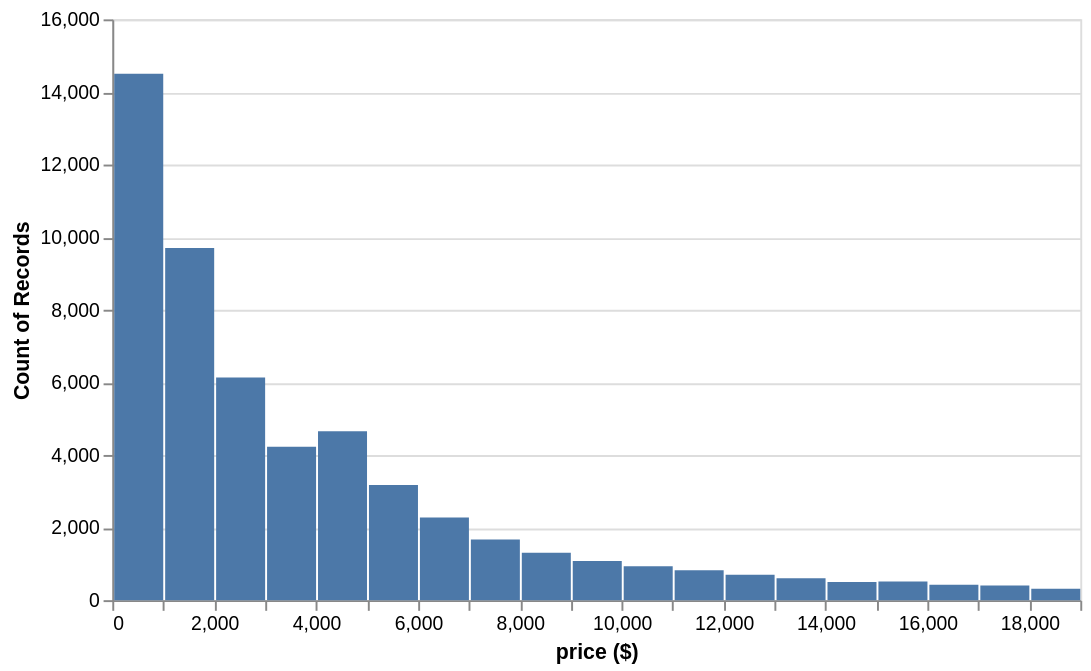

Here is the notebook cell this chart was saved with:
### Markdown cell above
Change the binwidth to $1000

### Code cell
alt.Chart(diamonds[['price']]).properties(width = 500,
                                          height = 300).mark_bar(tooltip=True).encode(
    x= alt.X('price:Q', bin=alt.Bin(step=1000), title='price ($)'),
    y= alt.Y('count()')
)

### Figure 1 — Vega-Lite specification as saved in the notebook (floating-point values rounded to 4 significant figures; data arrays with more than 128 entries replaced by an {"elided": "..."} marker saying what was removed)
{"config": {"view": {"continuousWidth": 300, "continuousHeight": 300}}, "data": {"name": "data-4acd3d4bafd4b02d62298bddcfb51fd1"}, "mark": {"type": "bar", "tooltip": true}, "encoding": {"x": {"bin": {"step": 1000}, "field": "price", "title": "price ($)", "type": "quantitative"}, "y": {"aggregate": "count", "type": "quantitative"}}, "height": 300, "width": 500, "$schema": "https://vega.github.io/schema/vega-lite/v5.20.1.json", "datasets": {"data-4acd3d4bafd4b02d62298bddcfb51fd1": {"elided": "53940 records"}}}
